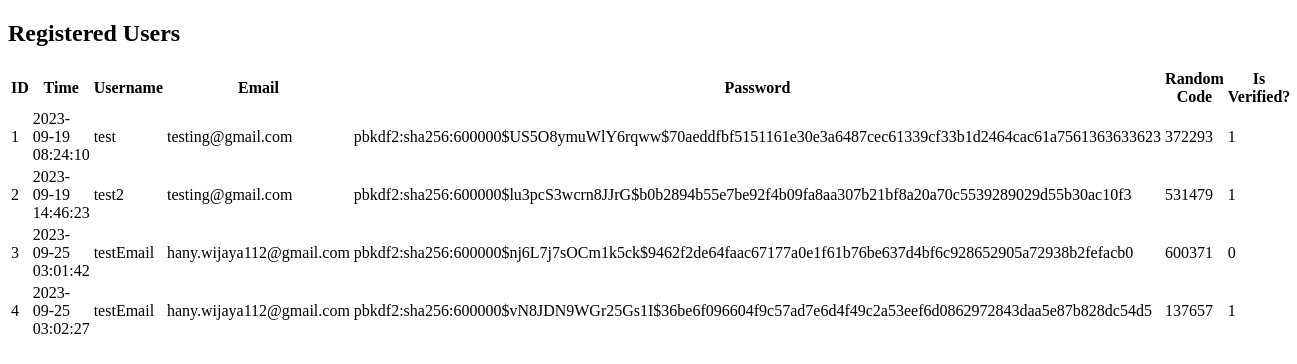
/users, run on an earlier commit of the app's database.
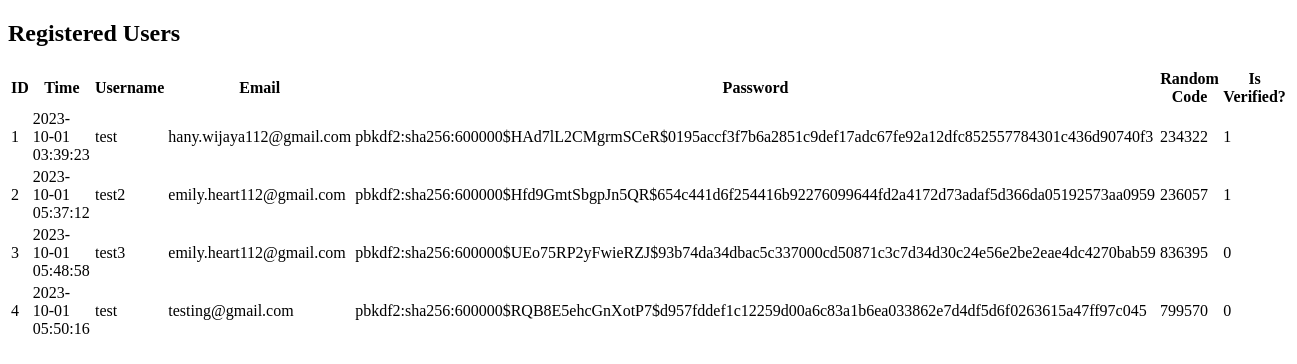
And on a later commit of the database.
### tables this page shows
CREATE TABLE user (
    id INTEGER PRIMARY KEY AUTOINCREMENT,
    created TIMESTAMP NOT NULL DEFAULT CURRENT_TIMESTAMP,
    username VARCHAR(50) NOT NULL,
    email VARCHAR(50) NOT NULL,
    pass VARCHAR(50) NOT NULL,
	randomcode VARCHAR(20) NOT NULL,
	DefiniteUser INTEGER
	
);

### Main.py (the view)
@app.route('/users')
def users():
    user = Users()
    data = user.getAll()
    return render_template('users.html', users=data)

### Models/Users.py (called while the page is built)
    def getAll(self):
        self.data = []
        data = self.conn.execute("SELECT * FROM user").fetchall()
        self.conn.close()
        return data

### templates/users.html (shortened to what this page needs)
<!DOCTYPE html>
<html>
<head>
</head>
<body>
    <h2>Registered Users</h2>
    <table>
        <thead>
            <tr>
                <th>ID</th>
                <th>Time</th>
                <th>Username</th>
                <th>Email</th>
                <th>Password</th>
                <th>Random Code</th>
                <th>Is Verified?</th>
            </tr>
        </thead>
        <tbody>
            {% for user in users %}
                <tr>
                    <td>{{ user[0] }}</td>
                    <td>{{ user[1] }}</td>
                    <td>{{ user[2] }}</td>
                    <td>{{ user[3] }}</td>
                    <td>{{ user[4] }}</td>
                    <td>{{ user[5] }}</td>
                    <td>{{ user[6] }}</td>
                </tr>
            {% endfor %}
        </tbody>
    </table>
</body>
</html>

What changed in the data, as far as the page shows it:
changed user id 1: created "2023-09-19 08:24:10" → "2023-10-01 03:39:23"; email "testing@gmail.com" → "hany.wijaya112@gmail.com"; pass "pbkdf2:sha256:600000$US5O8ymuWlY6rqww$70aeddfbf5151161e30e3a6487cec61339cf33b1d2464cac61a7561363633623" → "pbkdf2:sha256:600000$HAd7lL2CMgrmSCeR$0195accf3f7b6a2851c9def17adc67fe92a12dfc852557784301c436d90740f3"; randomcode "372293" → "234322"
changed user "test2": created "2023-09-19 14:46:23" → "2023-10-01 05:37:12"; email "testing@gmail.com" → "emily.heart112@gmail.com"; pass "pbkdf2:sha256:600000$lu3pcS3wcrn8JJrG$b0b2894b55e7be92f4b09fa8aa307b21bf8a20a70c5539289029d55b30ac10f3" → "pbkdf2:sha256:600000$Hfd9GmtSbgpJn5QR$654c441d6f254416b92276099644fd2a4172d73adaf5d366da05192573aa0959"; randomcode "531479" → "236057"
changed user id 3: created "2023-09-25 03:01:42" → "2023-10-01 05:48:58"; username "testEmail" → "test3"; email "hany.wijaya112@gmail.com" → "emily.heart112@gmail.com"; pass "pbkdf2:sha256:600000$nj6L7j7sOCm1k5ck$9462f2de64faac67177a0e1f61b76be637d4bf6c928652905a72938b2fefacb0" → "pbkdf2:sha256:600000$UEo75RP2yFwieRZJ$93b74da34dbac5c337000cd50871c3c7d34d30c24e56e2be2eae4dc4270bab59"; randomcode "600371" → "836395"
changed user id 4: created "2023-09-25 03:02:27" → "2023-10-01 05:50:16"; username "testEmail" → "test"; email "hany.wijaya112@gmail.com" → "testing@gmail.com"; pass "pbkdf2:sha256:600000$vN8JDN9WGr25Gs1I$36be6f096604f9c57ad7e6d4f49c2a53eef6d0862972843daa5e87b828dc54d5" → "pbkdf2:sha256:600000$RQB8E5ehcGnXotP7$d957fddef1c12259d00a6c83a1b6ea033862e7d4df5d6f0263615a47ff97c045"; randomcode "137657" → "799570"; DefiniteUser "1" → "0"
